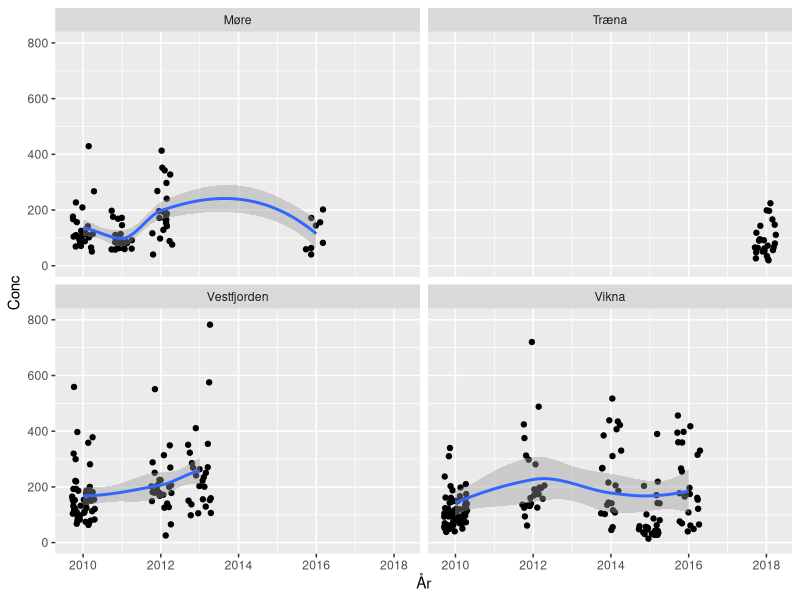

R code for this plot: (Note: this script raises an error after producing the figure.)
## ---- chunk 1
library(dplyr)
library(tidyr)
library(readxl)
library(ggplot2)

# save_data <- TRUE
save_data <- FALSE
## ---- chunk 2
dat1 <- read_excel("Input_data/Data kysttorsk NH nov. 2018.xlsx", sheet = "Metaller i torskefilet")
dat2 <- read_excel("Input_data/Data kysttorsk NH nov. 2018.xlsx", sheet = "Metaller og POPs i torskelever", skip = 2)

colnames(dat1)
# cat("\n")
# colnames(dat2)

# Check uniqueness of Jnr
nrow(dat1) == length(unique(dat1$Jnr))
nrow(dat2) == length(unique(dat2$Jnr))
## ---- chunk 3
# colnames(dat1) %>% dput()

colnumber_unit <- which(substr(colnames(dat1),1,5) %in% "Enhet")
colnumber_conc <- colnumber_unit - 1
colnumber_meta <- 1:(colnumber_conc[1]-1)
## ---- chunk 4
dat1_conc <- dat1[c(colnumber_meta, colnumber_conc)] %>%
  gather("Parameter", "Conc_chr", `Tørrstoff %`:Ni) %>%                            # Note hard-coded column names
  as.data.frame()

# Check first and second character of value. The "<" is always in the first
table(substr(dat1_conc$Conc_chr, 1, 1))
table(substr(dat1_conc$Conc_chr, 2, 2))

# Remove less-than sign and make Conc variabøe
dat1_conc$Conc_chr2 <- sub("<", "", dat1_conc$Conc_chr, fixed = TRUE)
dat1_conc$Conc <- as.numeric(dat1_conc$Conc_chr2)

# Find less-thans and make Flag variable
dat1_conc$Flag <- ifelse(substr(dat1_conc$Conc_chr, 1, 1) %in% "<", "<", "")

nrow(dat1_conc)
## ---- chunk 5
dat1_unit <- dat1[c(1, colnumber_unit)] %>%
  as.data.frame()

# Set column names (which now are "Enhet__1" etc.) to the corresponding actual name
colnames(dat1_unit)[-1] <- colnames(dat1)[colnumber_conc]

dat1_unit <- dat1_unit %>%
  gather("Parameter", "Unit", `Tørrstoff %`:Ni) %>%                               # Note hard-coded column names
  as.data.frame()

nrow(dat1_unit)
## ---- chunk 6
check <- sum(dat1_conc$Jnr != dat1_unit$Jnr)
cat("Number of Jnr not equal:", sum(check), "\n")

if (!is.na(check) & check == 0){
  dat1_tall <- cbind(dat1_conc, Unit = dat1_unit$Unit, stringsAsFactors = FALSE)
}
## ---- chunk 7
# colnames(dat2) %>% dput()

colnumber_unit <- which(substr(colnames(dat2),1,5) %in% "Enhet")
colnumber_conc <- colnumber_unit - 1
colnumber_meta <- 1:(colnumber_conc[1]-1)

# These have no "unit" columns and are added later
colnumber_conc_extra <- 
  which(colnames(dat2) %in% c("HCB", "o,p'-DDD", "o,p'-DDE", "o,p'-DDT", "p,p'-DDD", "p,p'-DDE", "p,p'-DDT"))

# colnames(dat2)[colnumber_meta]
# colnames(dat2)[colnumber_conc]
# colnames(dat2)[colnumber_unit]
## ---- chunk 8
dat2_conc <- dat2[c(colnumber_meta, colnumber_conc)] %>%
  gather("Parameter", "Conc_chr", `Totalfett Etylacetat`:`Sum PBDE 7`) %>%           # Note hard-coded column names
  as.data.frame()

# Check first and second character of value. The "<" is always in the first
table(substr(dat2_conc$Conc_chr, 1, 1))
table(substr(dat2_conc$Conc_chr, 2, 2))

# Remove less-than sign and make Conc variabøe
dat2_conc$Conc_chr2 <- sub("<", "", dat2_conc$Conc_chr, fixed = TRUE)
dat2_conc$Conc <- as.numeric(dat2_conc$Conc_chr2)

# Find less-thans and make Flag variable
dat2_conc$Flag <- ifelse(substr(dat2_conc$Conc_chr, 1, 1) %in% "<", "<", "")

nrow(dat2_conc)
## ---- chunk 9
dat2_unit <- dat2[c(1, colnumber_unit)] %>%
  as.data.frame()

# Set column names (which now are "Enhet__1" etc.) to the corresponding actual name
colnames(dat2_unit)[-1] <- colnames(dat2)[colnumber_conc]

dat2_unit <- dat2_unit %>%
  gather("Parameter", "Unit", `Totalfett Etylacetat`:`Sum PBDE 7`) %>%                             # Note hard-coded column names
  as.data.frame()

nrow(dat2_unit)

## ---- chunk 10
check <- sum(dat2_conc$Jnr != dat2_unit$Jnr)
cat("Number of Jnr not equal:", sum(check), "\n")

if (!is.na(check) & check == 0){
  dat2_tall <- cbind(dat2_conc, Unit = dat2_unit$Unit, stringsAsFactors = FALSE)
}
## ---- chunk 11
dat2_conc_extra <- dat2[c(colnumber_meta, colnumber_conc_extra)] %>% 
  gather("Parameter", "Conc_chr", HCB:`p,p'-DDT`) %>%           # Note hard-coded column names
  as.data.frame()

# Check first and second character of value. The "<" is always in the first
table(substr(dat2_conc_extra$Conc_chr, 1, 1))
table(substr(dat2_conc_extra$Conc_chr, 2, 2))

# Remove less-than sign and make Conc variabøe
dat2_conc_extra$Conc_chr2 <- sub("<", "", dat2_conc_extra$Conc_chr, fixed = TRUE)
dat2_conc_extra$Conc <- as.numeric(dat2_conc_extra$Conc_chr2)

# Find less-thans and make Flag variable
dat2_conc_extra$Flag <- ifelse(substr(dat2_conc_extra$Conc_chr, 1, 1) %in% "<", "<", "")

nrow(dat2_conc_extra)

# xtabs(~Unit, dat2_tall)

dat2_conc_extra$Unit <- "µg/kg"

# Add to dat2_tall (if not already there)
if (!"HCB" %in% unique(dat2_tall$Parameter))
  dat2_tall <- bind_rows(dat2_tall, dat2_conc_extra)
## ---- chunk 12
df_nifes_cod <- bind_rows(dat1_tall, dat2_tall)
nrow(df_nifes_cod)  
## ---- chunk 13
# Missing Conc values (loist of parameters)
tab <- xtabs(~Parameter + is.na(Conc), df_nifes_cod)
tab[tab[,2] > 0,]

# Missing Conc values (example)
sel <- is.na(df_nifes_cod$Conc); sum(sel)
df_nifes_cod[sel,] %>% select(Parameter, Conc_chr, Conc_chr2, Conc, Flag) %>% head()

# Missing Conc but unmissing Conc_chr values (should be zero!)
sel <- is.na(df_nifes_cod$Conc) & !is.na(df_nifes_cod$Conc_chr); sum(sel)

# Check one example where second character = " "
tab <- table(substr(dat2_conc$Conc_chr, 2, 2))
names(tab)
sel <- substr(df_nifes_cod$Conc_chr,2,2) %in% " "; sum(sel)
df_nifes_cod[sel,] %>% select(Parameter, Conc_chr, Conc_chr2, Conc, Flag) %>% head()

# Check one example where second character = ""
sel <- substr(df_nifes_cod$Conc_chr,2,2) %in% ""; sum(sel)
df_nifes_cod[sel,] %>% select(Parameter, Conc_chr, Conc_chr2, Conc, Flag) %>% head()

# Check one example where exponent value is used (3.3911910439999998E-3)
df_nifes_cod %>% filter(Jnr %in% "2014-1753/21") %>% select(Parameter, Conc_chr, Conc)

df_nifes_cod %>% filter(Parameter %in% "Sum PCB 7") %>%
  ggplot(aes(År, Conc)) +
  geom_jitter(width = 0.3) +
  geom_smooth() +
  facet_wrap(~Uttaksområde) +
  coord_cartesian(ylim = c(0,800))   # Vikna has a single cod of 3255 ug/kg

## ---- chunk 14
# df_nifes_cod %>% head(3)

df_nifes_cod <- df_nifes_cod %>%
  separate(Uttakssted, c("Lat_string","Lon_string"), sep = "[:blank:]", remove = FALSE) 

df_nifes_cod %>% select(Jnr, Uttakssted:Lon_string) %>% head(3)

# Some (ca 20%) have "N" and "E" as a part of Lat_string/Lon_string
x <- stringr::str_extract(df_nifes_cod$Lat_string, "[a-z,A-Z]")
table(addNA(x))
x <- stringr::str_extract(df_nifes_cod$Lon_string, "[a-z,A-Z]")
table(addNA(x))

# Remove letters and create LATITUDE, LONGITUDE
df_nifes_cod <- df_nifes_cod %>%
  mutate(Lat_string = sub("[a-z,A-Z]", "", Lat_string),
         Lon_string = sub("[a-z,A-Z]", "", Lon_string)) %>%
  mutate(LATITUDE = as.numeric(Lat_string),
         LONGITUDE = as.numeric(Lon_string))
## ---- chunk 15
# Column names, replace space with underscore 
colnames(df_nifes_cod) <- gsub(" ", "_", colnames(df_nifes_cod), fixed = TRUE)

df_nifes_cod <- df_nifes_cod %>%
  select(Jnr,Merking,År,Uttaksdato,Uttakssted,LATITUDE,LONGITUDE,Uttaksområde,Art,Organ,Latinsk_navn,
         Parameter, Conc, Flag, Unit)

## ---- chunk 16
df_nifes_cod_PBDE6 <- df_nifes_cod %>% 
  filter(Parameter %in% c("PBDE 28", "PBDE 47", "PBDE 99", "PBDE 100", "PBDE 126", "PBDE 153")) %>%
  group_by(Jnr,Merking,År,Uttaksdato,Uttakssted,LATITUDE,LONGITUDE,Uttaksområde,Art,Organ,Latinsk_navn,Unit) %>%
  summarise(Conc = sum(Conc, na.rm = TRUE), n = n(), BelowLOQ = sum(Flag %in% "<"), BelowLOQ_fraction = BelowLOQ/n)
summary(df_nifes_cod_PBDE6$BelowLOQ_fraction)

df_nifes_cod_PBDE6 <- df_nifes_cod_PBDE6 %>%
  mutate(Flag = ifelse(BelowLOQ_fraction >= 0.5, "<", ""))  # Set Flag to "<" if >=50% of congenerers are below LOQ
         
#
# Add "Parameter" and sort columns in same order
#
df_nifes_cod_PBDE6$Parameter <- "BDE6S"   # same name as in NIVA data
df_nifes_cod_PBDE6 <- df_nifes_cod_PBDE6[,colnames(df_nifes_cod)] %>% as.data.frame()

#
# Add to dataset, create 'df_nifes_cod2'
#
df_nifes_cod2 <- rbind(df_nifes_cod, df_nifes_cod_PBDE6, stringsAsFactors = FALSE)
nrow(df_nifes_cod)  # 39208
nrow(df_nifes_cod2) # 39585

## ---- chunk 17
df_nifes_cod2$Time <- lubridate::dmy(df_nifes_cod2$Uttaksdato)
df_nifes_cod2$Month <- lubridate::month(df_nifes_cod2$Time)

# Lacking Year: none; lacking date: 2450
xtabs(~addNA(År), df_nifes_cod2)
xtabs(~addNA(Month), df_nifes_cod2)
df_nifes_cod2 %>% filter(is.na(Month)) %>% select(År, Uttaksdato, Time, Month) %>% head(4)

# Set measurement year (32% are in January-March, all in År = 2010,2011,2018)
yr <- df_nifes_cod2$År
sel <- with(df_nifes_cod2, Month <= 3 & !is.na(Month))
sum(sel, na.rm = TRUE); mean(sel, na.rm = TRUE)   # 9234 = 8.2%
yr[sel] <- yr[sel]-1

# We REDEFINE Year as measurement year
df_nifes_cod2$Year <- yr

## ---- chunk 18
# Calender year (År) vs month
xtabs(~addNA(År) + addNA(Month), df_nifes_cod2)

# Calender year (År) vs measurement year (Year)
xtabs(~addNA(År) + addNA(Year), df_nifes_cod2)   
# All 2010,2018 data and much 2011 data are in the measurement year before

# Areas
xtabs(~addNA(Uttaksområde) + addNA(Year), df_nifes_cod2)   
## ---- chunk 19
df_median <- df_nifes_cod2 %>% 
  group_by(Year, Uttaksområde, Organ, Parameter) %>%
  summarise(Conc = median(Conc, na.rm = TRUE), N = n(), Over_LOQ = sum(Flag %in% ""),
            LONGITUDE = median(LONGITUDE, na.rm = TRUE),
            LATITUDE = median(LATITUDE, na.rm = TRUE)
            )
head(df_median, 3)

# Change parameter names (only those needed for indicators)
sel <- df_median$Parameter %in% "Cd"; sum(sel)
df_median$Parameter[sel] <- "CD"
sel <- df_median$Parameter %in% "Hg"; sum(sel)
df_median$Parameter[sel] <- "HG"
sel <- df_median$Parameter %in% "Pb"; sum(sel)
df_median$Parameter[sel] <- "PB"
sel <- df_median$Parameter %in% "p,p'-DDE"; sum(sel)  # None 
df_median$Parameter[sel] <- "DDEPP"
sel <- df_median$Parameter %in% "Sum PCB 7"; sum(sel)   # 8
df_median$Parameter[sel] <- "CB_S7"
sel <- df_median$Parameter %in% "HCB"; sum(sel)    # OK, doesn't need to be changed
sel <- df_median$Parameter %in% "BDE6S"; sum(sel)  # OK, doesn't need to be changed

# Check all
cat("Parameters:\n", table(df_median$Parameter) %>% names() %>% paste(collapse = "; "))
## ---- chunk 20
# dir.create("Data")

if (save_data){
  saveRDS(df_nifes_cod2, "Data/01_df_nifes_cod2.rds")
  saveRDS(df_median, "Data/01_df_median.rds")
}

# df_median <- readRDS("Data/01_df_median.rds")
# xtabs(~Parameter + Organ, df_median)

